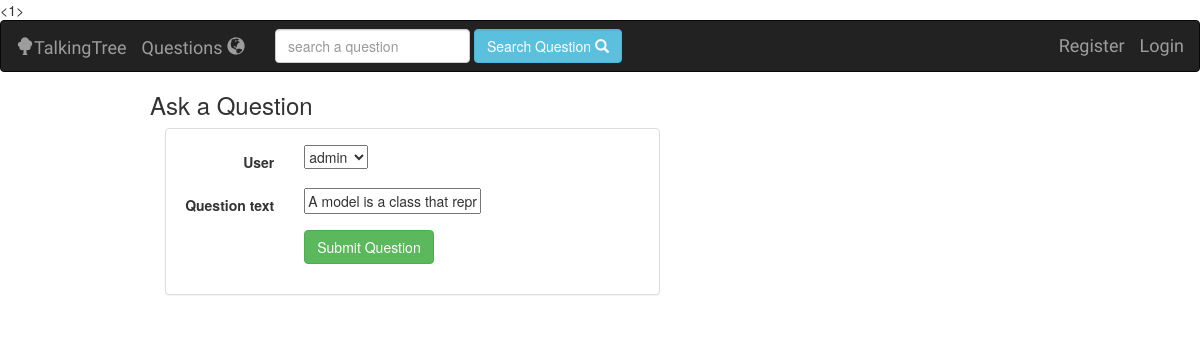
The page /talkingtree/question/14/ on the database as committed earlier.
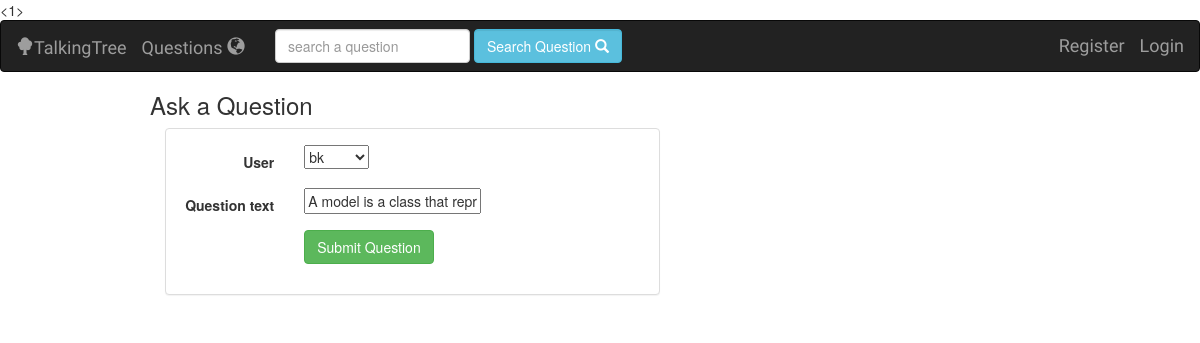
The same page on the database as committed later.
### talkingtree/models.py (models this page shows, shortened)
class Question(models.Model):
    user = models.ForeignKey(User, on_delete=models.DO_NOTHING, default=None)
    question_text = models.CharField(max_length=200)
    created_date = models.DateTimeField(default=datetime.now())
    class Meta:
        ordering = ['-id']

### talkingtree/views.py (the view)
# urls.py: url(r'^question/(?P<pk>[0-9]+)/$', views.QuestionUpdate.as_view(), name='update-question'),
class QuestionUpdate(UpdateView):
    model = Question
    fields = ['user','question_text']
    success_url = reverse_lazy('talkingtree:question')

### talkingtree/templates/talkingtree/question_form.html (shortened to what this page needs)
 {% extends 'talkingtree/base.html' %}
 {%  block body %}
    <h3> Ask a Question </h3>
    <div class="container-fluid">
        <div class="row">
            <div class="col-sm-12 col-md-7">
                <div class="panel panel-default">
                    <div class="panel-body">
                        <form class="form-horizontal" action="" method="post">
                                {% include 'talkingtree/form-template.html' %}
                            <div class="form-group">
                                <div class="col-sm-offset-3 col-sm-8">
                                    <button class="btn btn-success" > Submit Question</button>
                                </div>
                            </div>
                        </form>
                    </div>
                </div>
            </div>
        </div>
    </div>
 {% endblock %}

### talkingtree/templates/talkingtree/form-template.html (shortened to what this page needs)
{% for field in form %}
    <div class="form-group">
        <div class="col-sm-offset-2 col-sm-10">
        </div>
    <label class="control-label col-sm-3">{{ field.label }}</label>
    <div class="col-sm-9">{{ field }}</div>
    </div>
{% endfor %}

Rows that differ between the two databases and show on the page:
changed Question: user "admin" → "bk"
